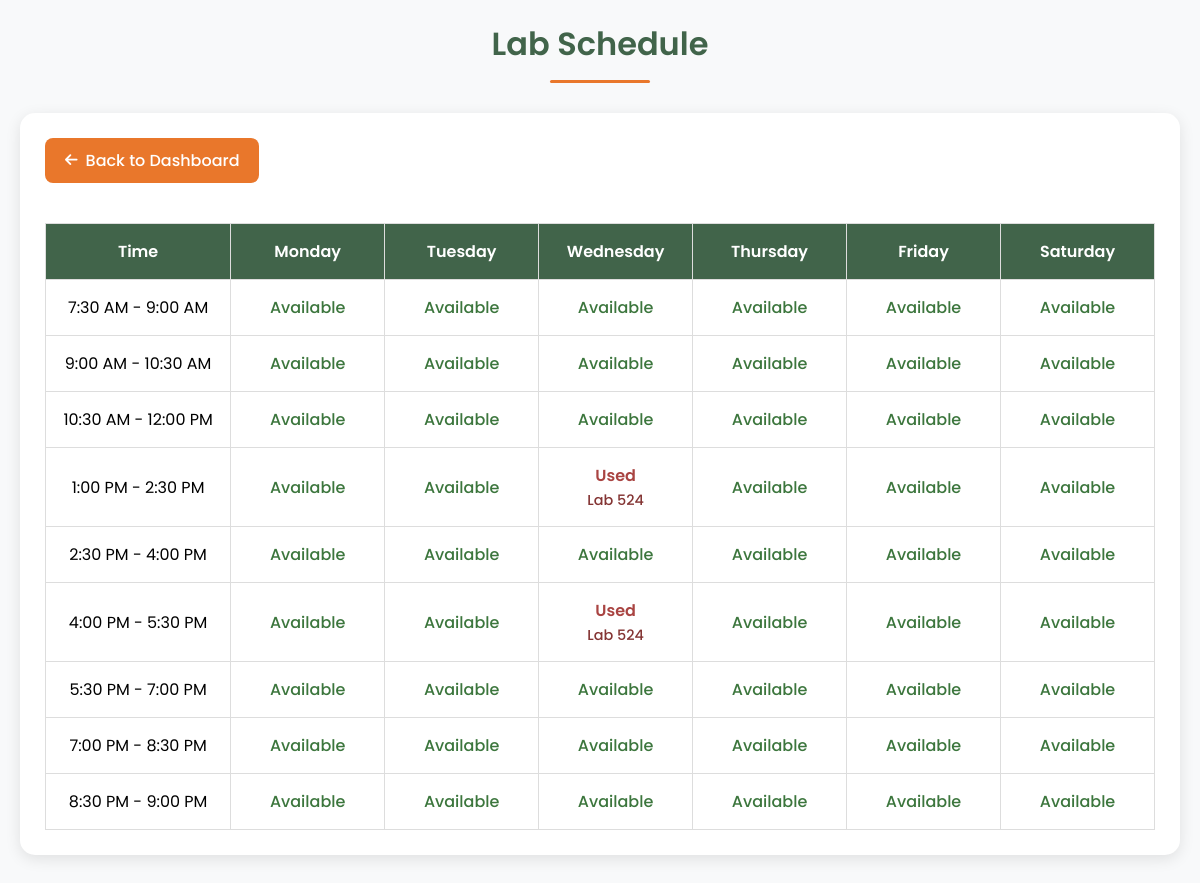
The app's page /lab_schedule, older data.
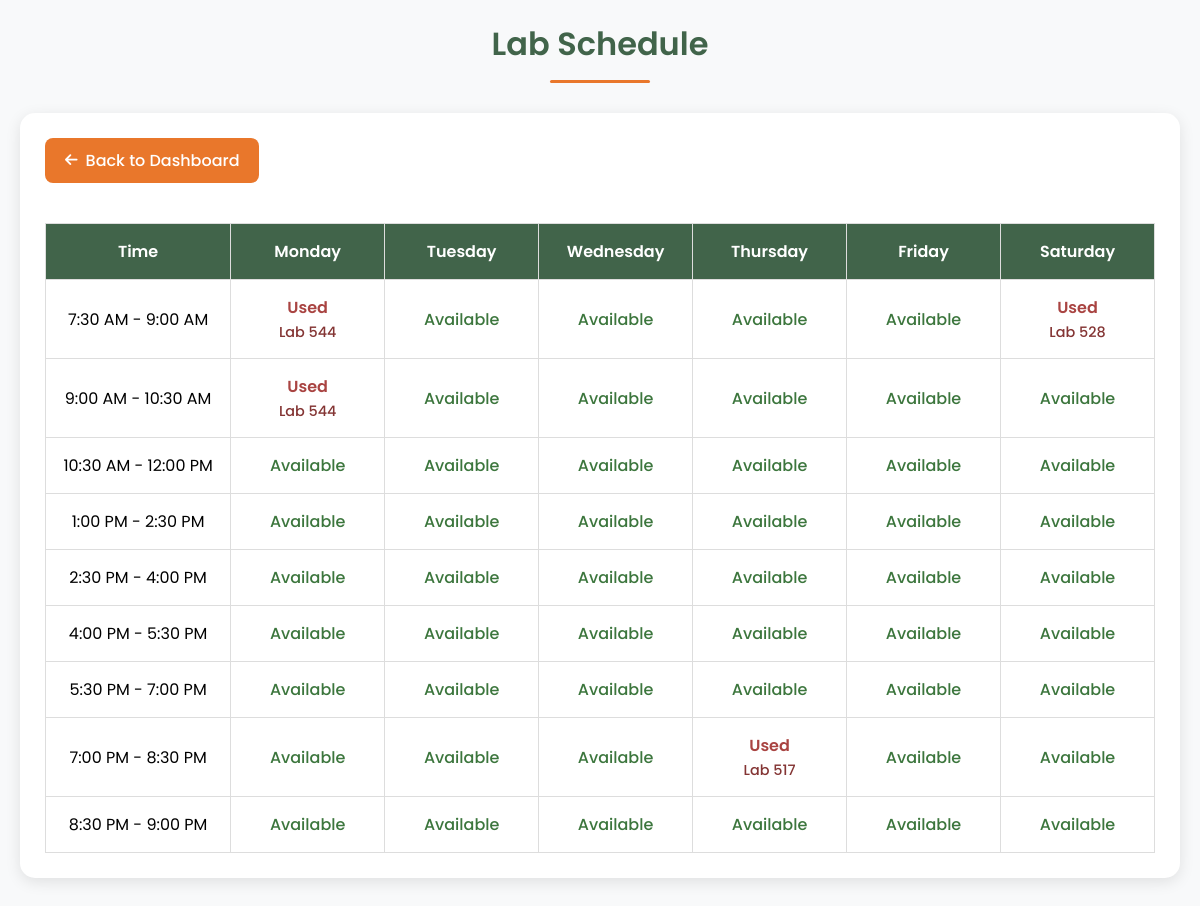
The same page, newer data.
### tables this page shows
CREATE TABLE lab_schedules (
            id INTEGER PRIMARY KEY AUTOINCREMENT,
            day TEXT NOT NULL,
            time_slot TEXT NOT NULL,
            room TEXT NOT NULL,
            created_at DATETIME DEFAULT CURRENT_TIMESTAMP,
            updated_at DATETIME DEFAULT CURRENT_TIMESTAMP
        , activity TEXT);

### app.py (the view)
@app.route('/lab_schedule')
def lab_schedule():
    print("--- Entering lab_schedule route ---")
    conn = None
    try:
        print("Connecting to DB...")
        conn = sqlite3.connect('users.db')
        cursor = conn.cursor()
        print("DB Connected.")
        time_slots = [
            '7:30 AM - 9:00 AM', '9:00 AM - 10:30 AM', '10:30 AM - 12:00 PM',
            '1:00 PM - 2:30 PM', '2:30 PM - 4:00 PM', '4:00 PM - 5:30 PM',
            '5:30 PM - 7:00 PM', '7:00 PM - 8:30 PM', '8:30 PM - 9:00 PM'
        ]
        days = ['Monday', 'Tuesday', 'Wednesday', 'Thursday', 'Friday', 'Saturday']
        print(f"Defined Days: {days}")
        print(f"Defined Time Slots: {time_slots}")
        schedule_grid = {day: {time: None for time in time_slots} for day in days}
        print("Initialized empty schedule_grid.")
        print("Executing SQL query to fetch schedules...")
        cursor.execute("""
            SELECT day, time_slot, room
            FROM lab_schedules
            ORDER BY
                CASE day
                    WHEN 'Monday' THEN 1
                    WHEN 'Tuesday' THEN 2
                    WHEN 'Wednesday' THEN 3
                    WHEN 'Thursday' THEN 4
                    WHEN 'Friday' THEN 5
                    WHEN 'Saturday' THEN 6
                END,
                time_slot
        """)
        fetched_schedule_rows = cursor.fetchall()
        print(f"Fetched {len(fetched_schedule_rows)} rows from lab_schedule.")
        conn.close()
        conn = None # Mark as closed
        print("DB Connection closed.")
        print("Populating schedule_grid...")
        for day, time, room in fetched_schedule_rows: # Iterate using the new variable name
            if day in schedule_grid and time in schedule_grid[day]:
                schedule_grid[day][time] = room
            else:
                 print(f"Warning: Skipping schedule data not matching grid definition: Day='{day}', Time='{time}'")
        print("Finished populating schedule_grid.")
        print("Rendering template lab_schedule.html...")
        return render_template('lab_schedule.html',
                             schedule_grid=schedule_grid,
                             days=days,
                             time_slots=time_slots)
    except Exception as e:
        import traceback
        error_details = traceback.format_exc()
        print("!!! EXCEPTION CAUGHT in lab_schedule route !!!")
        print(f"Exception Type: {type(e).__name__}")
        print(f"Exception Message: {str(e)}")
        print("--- Traceback --- ")
        print(error_details)
        print("-----------------")
        if conn:
            try:
                conn.close()
                print("DB connection closed in except block.")
            except Exception as close_err:
                print(f"Error closing connection in except block: {close_err}")
        return f'Error loading schedules. Please contact support. Details: {str(e)}'

### templates/lab_schedule.html (shortened to what this page needs)
<!DOCTYPE html>
<html lang="en">
<head>
    <link rel="stylesheet" href="https://cdnjs.cloudflare.com/ajax/libs/font-awesome/6.0.0/css/all.min.css">
</head>
<body>
    <div class="container">
        <h1 class="page-title">Lab Schedule</h1>
        <div class="schedule-container">
            <a href="{{ url_for('student_dashboard') }}" class="back-btn">
                <i class="fas fa-arrow-left"></i> Back to Dashboard
            </a>
            <table class="schedule-grid">
                <thead>
                    <tr>
                        <th class="time-slot-header">Time</th>
                        {% for day in days %}
                            <th>{{ day }}</th>
                        {% endfor %}
                    </tr>
                </thead>
                <tbody>
                    {% for time in time_slots %}
                    <tr>
                        <td class="time-slot-header">{{ time }}</td>
                        {% for day in days %}
                            {% set room = schedule_grid[day][time] %}
                            <td class="schedule-cell {% if room %}used{% else %}available{% endif %}">
                                {% if room %}
                                    Used
                                    <span>Lab {{ room }}</span>
                                {% else %}
                                    Available
                                {% endif %}
                            </td>
                        {% endfor %}
                    </tr>
                    {% endfor %}
                </tbody>
            </table>
        </div>
    </div>
</body>
</html>

Row changes from the older to the newer data that the page shows:
removed lab_schedules: days "524"
removed lab_schedules: days "524"
added lab_schedules: days "544"
added lab_schedules: days "528"
added lab_schedules: days "544"
added lab_schedules: days "517"
Text that changed along with them:
list line gone: "Available Available"
new list line: "Used Lab Used Lab"
list line gone: "Available"
new list line: "Used Lab"
list line gone: "Used Lab"
new list line: "Available"
